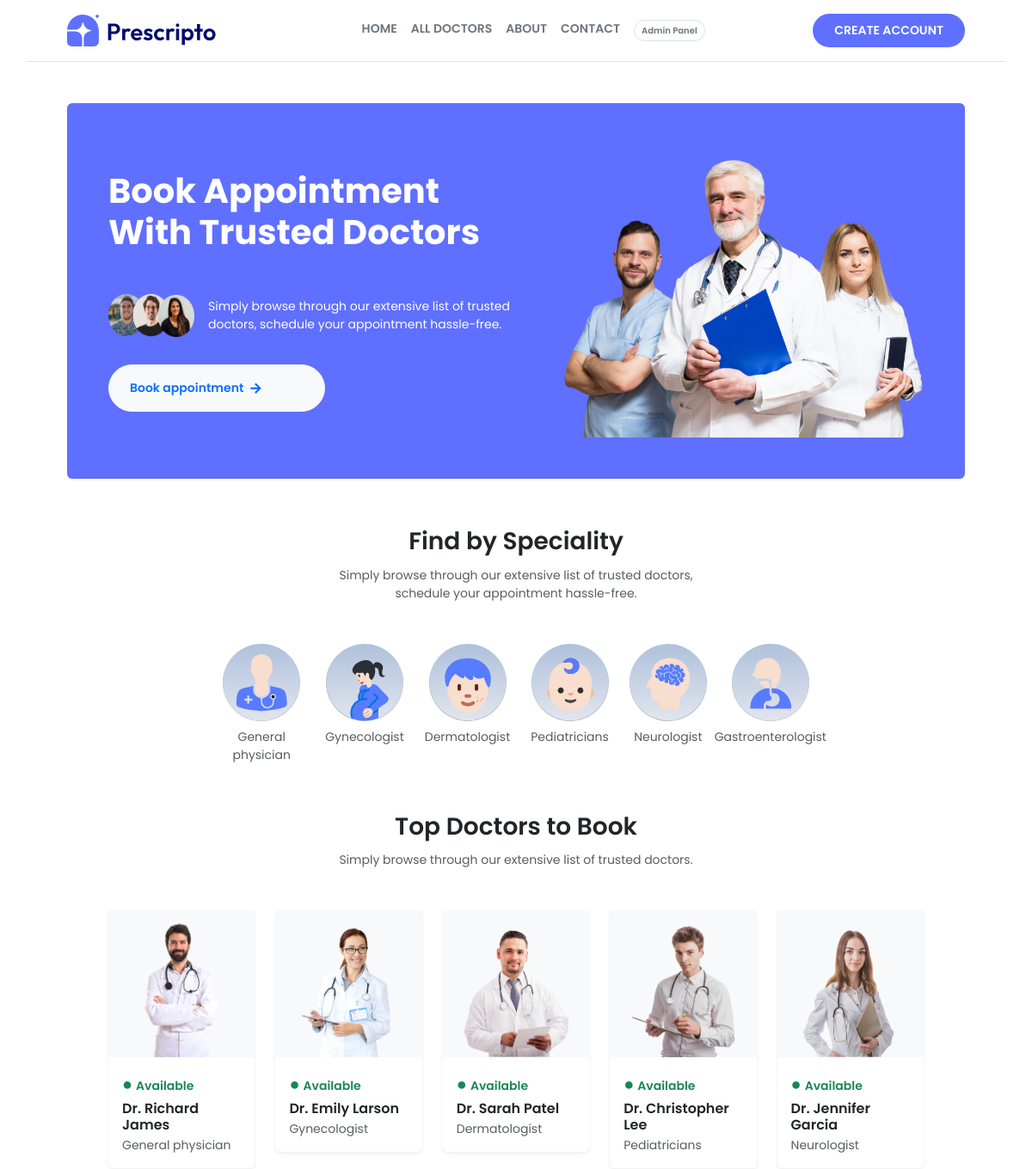
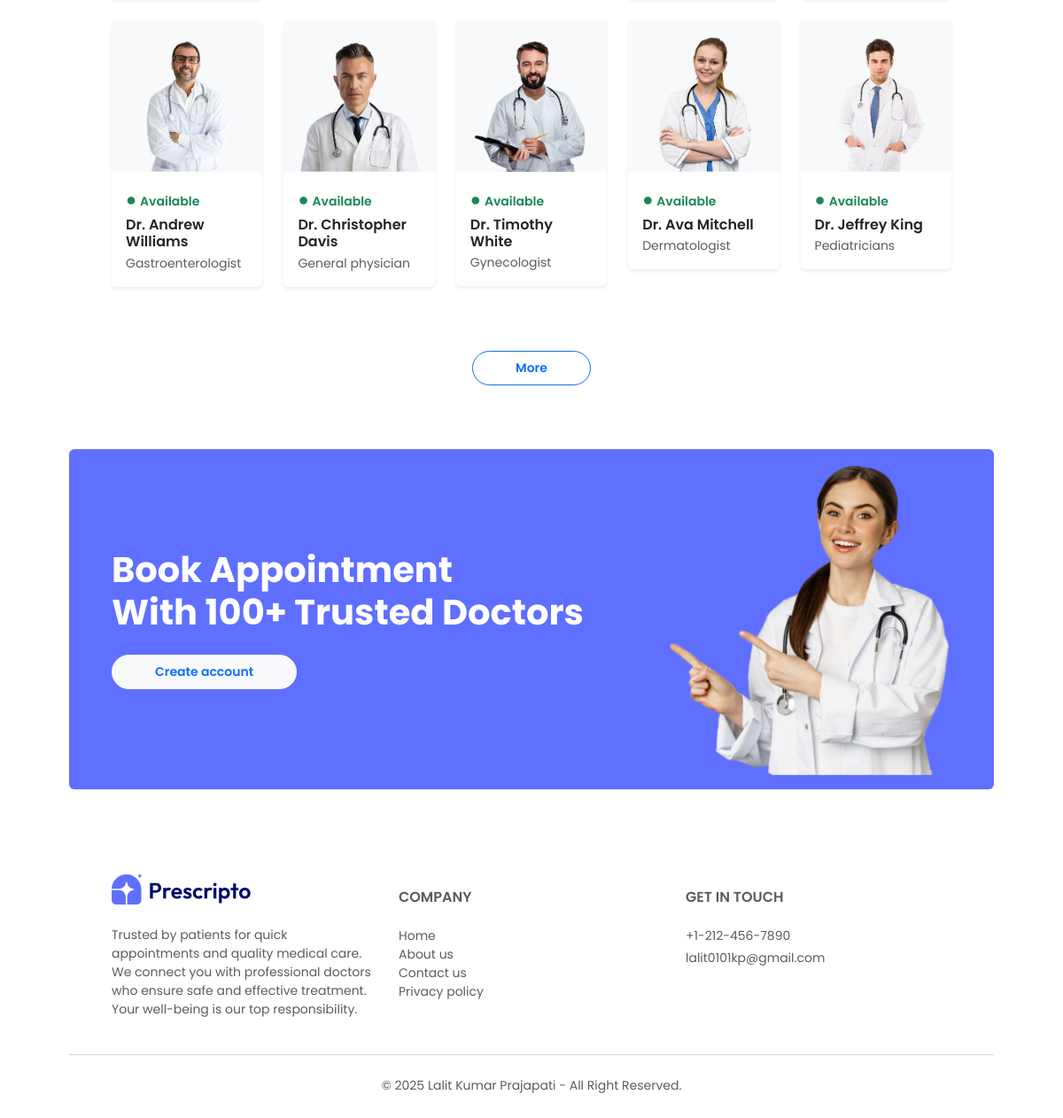
The page / on the database its author committed (2 pictures, top to bottom).
### appointment/models.py (models this page shows, shortened)
class Doctor(models.Model):
    image = models.ImageField(upload_to='doctor_image')
    name = models.CharField(max_length=100)
    email = models.EmailField()
    username = models.CharField(max_length=255, unique=True)
    password = models.CharField(max_length=100)
    experience = models.IntegerField()
    fees = models.FloatField()
    category = models.ForeignKey(Category, on_delete=models.CASCADE)
    degree = models.CharField(max_length=50)
    about = models.TextField()
    address = models.TextField()

class Category(models.Model):
    name = models.CharField(max_length=100)
    def __str__(self):
        return self.name

### appointment/views.py (the view)
# urls.py: path('', views.index, name='home'),
def index(request):
    doctors = Doctor.objects.all()[:10]
    return render(request, 'index.html', {'doctors': doctors, })

### templates/index.html
{% extends "layout.html" %}
{% load static %}
{% block contant %}
      <main class="container py-5 px-5">
    <section
      class="text-white rounded p-5 p-md-5 d-flex flex-column flex-sm-row justify-content-between align-items-center"
      style="background-color: rgb(95 111 255);">
      <div class="mb-4 mb-sm-0">
        <h1 class="fw-bold fs-1 mb-3">
          Book Appointment<br>With Trusted Doctors
        </h1>
        <div class="d-flex align-items-center justify-content-center mt-5">
          <img src="{% static "assets/assets_frontend/group_profiles-BCL6AVF5.png" %}" class="me-3 mb-3" width="100" height="50"
            alt="Doctor 1">
          <p class="small" style="max-width: 420px;">
            Simply browse through our extensive list of trusted doctors, schedule your appointment hassle-free.
          </p>
        </div>
        <a href="{% url "doctor" 'all doctor' %}"
          class="btn btn-light rounded-pill ps-4 mt-3 py-3 text-primary fw-semibold btn-sm d-flex align-items-center gap-2 w-50">
          Book appointment <i class="fas fa-arrow-right"></i>
        </a>
      </div>
      <img src="{% static "assets/assets_frontend/header_img.png" %}" class="img-fluid rounded mt-4 mt-sm-0 ms-sm-4" width="420"
        height="700" alt="Doctors">
    </section>
    <section class="text-center mt-5">
      <h2 class="fw-semibold fs-3 py-2 mb-1">Find by Speciality</h2>
      <p class="text-muted small mx-auto mb-5" style="max-width: 440px;">
        Simply browse through our extensive list of trusted doctors, schedule your appointment hassle-free.
      </p>
      <div class="d-flex flex-wrap justify-content-center gap-4">
        <div class="d-flex flex-column align-items-center text-muted small card-hover-up" style="max-width: 100px;">
          <a href="{% url "doctor" 'General physician' %}">
            <img src="{% static "assets/assets_frontend/General_physician.svg" %}"
              class="rounded-circle" style="background: linear-gradient(to bottom, #cbd5e1, #94a3b8);" width="90"
              height="90" alt="Specialist">
          </a>
          <span class="mt-2">General physician</span>
        </div>
        <div class="d-flex flex-column align-items-center text-muted small card-hover-up" style="max-width: 100px;">
          <a href="{% url "doctor" 'Gynecologist' %}">
            <img src="{% static "assets/assets_frontend/Gynecologist.svg" %}"
              class="rounded-circle" style="background: linear-gradient(to bottom, #cbd5e1, #94a3b8);" width="90"
              height="90" alt="Specialist">
          </a>
          <span class="mt-2">Gynecologist</span>
        </div>
        <div class="d-flex flex-column align-items-center text-muted small card-hover-up" style="max-width: 100px;">
          <a href="{% url "doctor" 'Dermatologist' %}">
            <img src="{% static "assets/assets_frontend/Dermatologist.svg" %}"
              class="rounded-circle" style="background: linear-gradient(to bottom, #cbd5e1, #94a3b8);" width="90"
              height="90" alt="Specialist">
          </a>
          <span class="mt-2">Dermatologist</span>
        </div>
        <div class="d-flex flex-column align-items-center text-muted small card-hover-up" style="max-width: 100px;">
          <a href="{% url "doctor" 'Pediatricians' %}">
            <img src="{% static "assets/assets_frontend/Pediatricians.svg" %}"
              class="rounded-circle" style="background: linear-gradient(to bottom, #cbd5e1, #94a3b8);" width="90"
              height="90" alt="Specialist">
          </a>
          <span class="mt-2">Pediatricians</span>
        </div>
        <div class="d-flex flex-column align-items-center text-muted small card-hover-up" style="max-width: 100px;">
          <a href="{% url "doctor" 'Neurologist' %}">
            <img src="{% static "assets/assets_frontend/Neurologist.svg" %}"
              class="rounded-circle" style="background: linear-gradient(to bottom, #cbd5e1, #94a3b8);" width="90"
              height="90" alt="Specialist">
          </a>
          <span class="mt-2">Neurologist</span>
        </div>
        <div class="d-flex flex-column align-items-center text-muted small card-hover-up" style="max-width: 100px;">
          <a href="{% url "doctor" 'Gastroenterologist' %}">
            <img src="{% static "assets/assets_frontend/Gastroenterologist.svg" %}"
              class="rounded-circle" style="background: linear-gradient(to bottom, #cbd5e1, #94a3b8);" width="90"
              height="90" alt="Specialist">
          </a>
          <span class="mt-2">Gastroenterologist</span>
        </div>
      </div>
    </section>
    <section class="mt-5 px-5">
      <h3 class="text-center fw-semibold fs-3 py-2 mb-1">Top Doctors to Book</h3>
      <p class="text-center text-muted small mx-auto mb-5">
        Simply browse through our extensive list of trusted doctors.
      </p>
      <div class="row row-cols-2 row-cols-sm-5 g-4">
          {% for doctor in doctors %}
            <div class="col">
                <div class="card border-0 rounded shadow-sm card-hover-up">
                    <div class="bg-light d-flex justify-content-center">
                        <a href="{% url "doctor_info" doctor.id %}">
                            <img src="{{  doctor.image.url  }}" alt="Doctor" class="img-fluid" style="width: 180px; object-fit: contain;">
                        </a>
                    </div>
                    <div class="card-body pb-3">
                        <p class="text-success small fw-semibold mb-1">
                            <span class="text-success me-1 fs-5">●</span>Available
                        </p>
                        <h6 class="card-title fw-semibold mb-1">{{ doctor.name }}</h6>
                        <p class="text-muted small mb-0">{{ doctor.category }}</p>
                    </div>
                </div>
            </div>
          {% endfor %}
      </div>
      <div class="text-center my-5">
        <a href="{% url "doctor" 'all doctor' %}" class="btn btn-outline-primary fw-semibold rounded-pill btn-sm px-5 py-2 my-4">More</a>
      </div>
    </section>
    <section
      class="text-white rounded d-flex px-5 py-3 flex-column flex-sm-row justify-content-between align-items-center mt-5"
      style="background-color: rgb(95 111 255);">
      <div>
        <h2 class="fw-bold fs-1 mb-4">Book Appointment<br>With 100+ Trusted Doctors</h2>
        <button class="btn btn-light rounded-pill px-5 py-2 text-primary fw-semibold btn-sm">Create account</button>
      </div>
      <img src="{% static "assets/assets_frontend/appointment_img.png" %}" class="img-fluid rounded mt-4 mt-sm-0 ms-sm-4" width="320"
        alt="Doctor">
    </section>
  </main>
{% endblock contant %}

### templates/layout.html (style rules this page uses)
body { font-family: "Poppins", sans-serif; }
.card-hover-up { transition: transform 0.3s ease; }

### rows shown on the page
Doctor: image (picture), name "Dr. Richard James", category "General physician"
Doctor: image (picture), name "Dr. Emily Larson", category "Gynecologist"
Doctor: image (picture), name "Dr. Sarah Patel", category "Dermatologist"
Doctor: image (picture), name "Dr. Christopher Lee", category "Pediatricians"
Doctor: image (picture), name "Dr. Jennifer Garcia", category "Neurologist"
Doctor: image (picture), name "Dr. Andrew Williams", category "Gastroenterologist"
Doctor: image (picture), name "Dr. Christopher Davis", category "General physician"
Doctor: image (picture), name "Dr. Timothy White", category "Gynecologist"
Doctor: image (picture), name "Dr. Ava Mitchell", category "Dermatologist"
Doctor: image (picture), name "Dr. Jeffrey King", category "Pediatricians"
